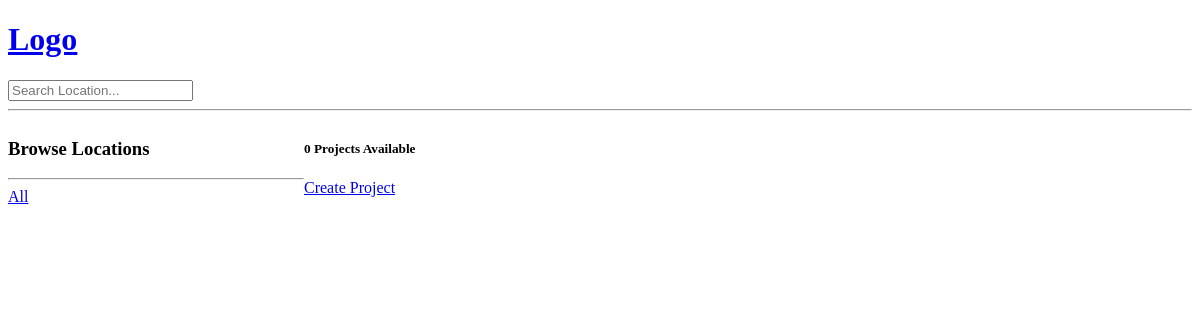
/, run on an earlier commit of the app's database.
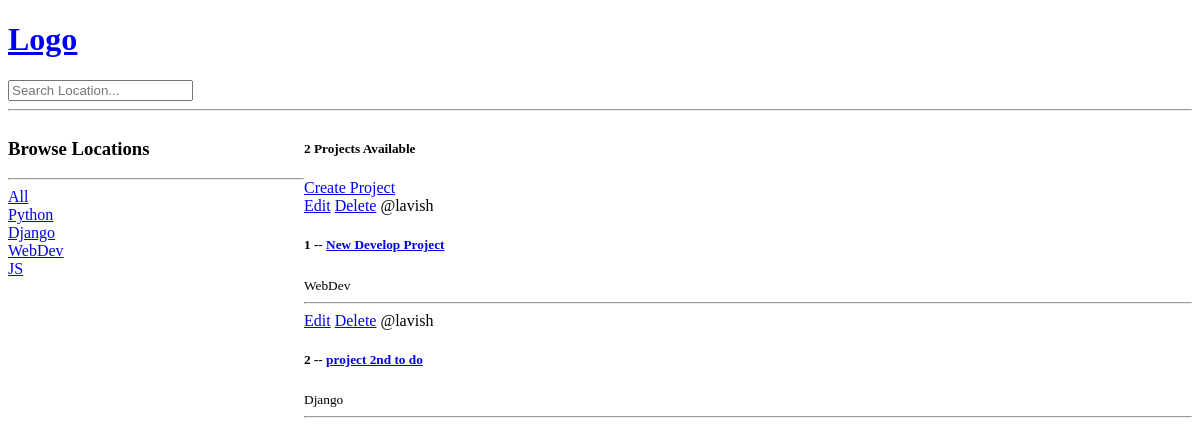
And on a later commit of the database.
### base/models.py (models this page shows, shortened)
class Topic(models.Model):
    name = models.CharField(max_length=200)

class Room(models.Model):
    host = models.ForeignKey(User, on_delete=models.SET_NULL, null=True)
    topic = models.ForeignKey(Topic, on_delete=models.SET_NULL, null=True)
    name = models.CharField(max_length=200)
    description = models.TextField(null=True, blank=True)
    update = models.DateTimeField(auto_now=True)
    created = models.DateTimeField(auto_now_add=True)

### base/views.py (the view)
# urls.py: path('',views.home, name="home"),
def home(request):
    q = request.GET.get('q') if request.GET.get('q') != None else ''
    rooms = Room.objects.filter(
        Q(topic__name__icontains=q) |
        Q(name__icontains=q) |
        Q(description__icontains=q)
    )
    locations = Topic.objects.all()
    project_count = rooms.count()
    context = {'rooms':rooms, 'locations':locations, 'project_count':project_count}
    return render(request, 'base/home.html', context)

### base/templates/base/home.html (shortened to what this page needs)
{% extends 'main.html' %}
{% block content %}
<div class="home-container">
    <div>
        <h3>Browse Locations</h3>
        <hr>
        <div>
            <a href="{% url 'home' %}">All</a>
        </div>
        {% for location in locations %}
        <div>
            <a href="{% url 'home' %}?q={{location.name}}">{{location.name}}</a>
        </div>
        {% endfor %}
    </div>
    <div>
        <h5>{{project_count}} Projects Available</h5>
        <a href="{% url 'create-project' %}">Create Project</a>
        <div>
            {% for room in rooms %}
                <div>
                    <a href="{% url 'update-project' room.id%}">Edit</a>
                    <a href="{% url 'delete-project' room.id%}">Delete</a>
                    <span>@{{room.host.username}}</span>
                    <h5>{{room.id}} -- <a href="{% url 'room' room.id %}">{{room.name}}</a></h5>
                    <small>{{room.topic.name}}</small>
                    <hr>
                </div>
            {% endfor %}
        </div>
    </div>
</div>
{% endblock %}

### templates/main.html (shortened to what this page needs)
<!DOCTYPE html>
<html>
<head>
</head>
<body>
    {% include 'navbar.html' %}
    {% block content %}
    {% endblock %}
</body>
</html>

### templates/navbar.html (shortened to what this page needs)
<a href="/">
    <h1>Logo</h1>
</a>
<form method="GET" action=""{% url 'home' %}>
    <input type="text" name="q" placeholder="Search Location..." />
<hr>

### base/templates/base/home.html (style rules this page uses)
.home-container { display: grid; grid-template-columns: 1fr 3fr; }

What changed in the data, as far as the page shows it:
added Topic: name "Python"
added Topic: name "Django"
added Topic: name "WebDev"
added Topic: name "JS"
added Room: host.username "lavish", id "1", name "New Develop Project", topic.name "WebDev"
added Room: host.username "lavish", id "2", name "project 2nd to do", topic.name "Django"
Also different on the page:
{{ project_count }}: "0" → "2"
